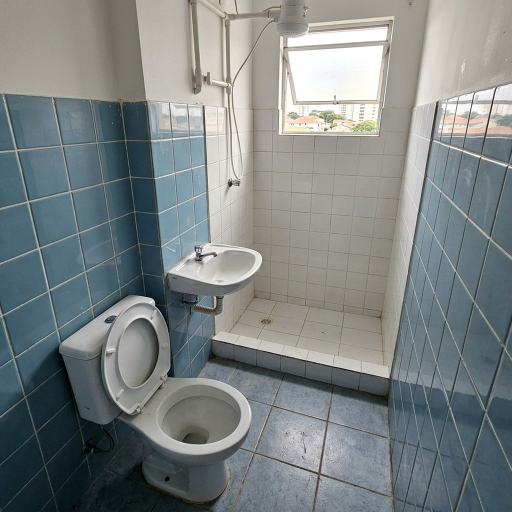
#> input picture modelos_casas/01_Casa_Palhoca_Pagani_3Q_2B/07_banheiro_02.jpg, 1024 x 1024 px, given in place of fachada_palhoca_pagani_01_1791768413727.jpg, which was not available (shown at 1/2 size)
$ python build_house_photos.py
#> lines starting #> are read from the running program, lines starting #| are printed output that depends on the picture; pictures that were not available may be replaced by others from this repository, and a replacement may not be noted
#> in process_facade, im is the input picture: PIL image 1024x1024 RGB; mean R, G, B 124.6, 131.4, 131.6
import os
import shutil
from PIL import Image, ImageEnhance

# Caminhos base
BASE_DIR = r"c:\Users\Cauã Felype\Documents\ConectaLead"
MODELOS_DIR = os.path.join(BASE_DIR, "modelos_casas")

# 15 Fachadas Unicas Confirmadas
FACADES = [
    # 01 Palhoca - Pagani
    r"C:\Users\Cauã Felype\.gemini\antigravity\brain\3d6c2e3e-6852-4291-b6e5-8bb3abc12f57\fachada_palhoca_pagani_01_1791768413727.jpg",
    # 02 Palhoca - Pedra Branca
    r"C:\Users\Cauã Felype\.gemini\antigravity\brain\3d6c2e3e-6852-4291-b6e5-8bb3abc12f57\fachada_pedra_branca_02_1791768472281.jpg",
    # 03 Palhoca - Passa Vinte
    r"C:\Users\Cauã Felype\.gemini\antigravity\brain\76a4cee6-431d-4d6b-b7ba-140af12ab0e8\teste_subagent_casa_1791768509196.jpg",
    # 04 Palhoca - Ponte do Imaruim
    r"C:\Users\Cauã Felype\.gemini\antigravity\brain\8cd912bc-5a6d-4f24-b213-6f2384b94e03\fachada_ponte_imaruim_04_1791768631514.jpg",
    # 05 Palhoca - Bela Vista
    r"C:\Users\Cauã Felype\.gemini\antigravity\brain\8cd912bc-5a6d-4f24-b213-6f2384b94e03\fachada_bela_vista_05_1791768653482.jpg",
    # 06 Palhoca - Aririu
    r"C:\Users\Cauã Felype\.gemini\antigravity\brain\8cd912bc-5a6d-4f24-b213-6f2384b94e03\fachada_aririu_06_1791768677633.jpg",
    # 07 Palhoca - Nova Palhoca
    r"C:\Users\Cauã Felype\.gemini\antigravity\brain\3d6c2e3e-6852-4291-b6e5-8bb3abc12f57\fachada_casa_simples_02_1791472718016.jpg",
    # 08 Palhoca - Madri
    r"C:\Users\Cauã Felype\.gemini\antigravity\brain\8e9d23dd-495d-456e-a9a2-65fd3df102a6\fachada_madri_08_1791768632737.jpg",
    # 09 Palhoca - Sao Sebastiao
    r"C:\Users\Cauã Felype\.gemini\antigravity\brain\8e9d23dd-495d-456e-a9a2-65fd3df102a6\fachada_sao_sebastiao_09_1791768655624.jpg",
    # 10 Palhoca - Jardim Eldorado
    r"C:\Users\Cauã Felype\.gemini\antigravity\brain\8e9d23dd-495d-456e-a9a2-65fd3df102a6\fachada_jardim_eldorado_10_1791768679709.jpg",
    # 11 Palhoca - Barra do Aririu
    r"C:\Users\Cauã Felype\.gemini\antigravity\brain\3d6c2e3e-6852-4291-b6e5-8bb3abc12f57\fachada_casa_simples_03_1791472805069.jpg",
    # 12 Palhoca - Praia de Fora
    r"C:\Users\Cauã Felype\.gemini\antigravity\brain\cd25e996-4fc9-4c8b-9bfe-746dc24889f9\fachada_praia_de_fora_12_1791768630024.jpg",
    # 13 Palhoca - Pagani 2
    r"C:\Users\Cauã Felype\.gemini\antigravity\brain\cd25e996-4fc9-4c8b-9bfe-746dc24889f9\fachada_pagani_dois_13_1791768650478.jpg",
    # 14 Sao Jose - Barreiros
    r"C:\Users\Cauã Felype\.gemini\antigravity\brain\cd25e996-4fc9-4c8b-9bfe-746dc24889f9\fachada_barreiros_14_1791768674582.jpg",
    # 15 Sao Jose - Forquilhinhas
    r"C:\Users\Cauã Felype\.gemini\antigravity\brain\3d6c2e3e-6852-4291-b6e5-8bb3abc12f57\fachada_casa_simples_04_1791472864146.jpg"
]

# Nomes das 15 pastas
HOUSE_FOLDERS = [
    "01_Casa_Palhoca_Pagani_3Q_2B",
    "02_Casa_Palhoca_Pedra_Branca_3Q_2B",
    "03_Casa_Palhoca_Passa_Vinte_3Q_2B",
    "04_Casa_Palhoca_Ponte_Imaruim_3Q_2B",
    "05_Casa_Palhoca_Bela_Vista_3Q_2B",
    "06_Casa_Palhoca_Aririu_3Q_2B",
    "07_Casa_Palhoca_Nova_Palhoca_3Q_2B",
    "08_Casa_Palhoca_Madri_3Q_2B",
    "09_Casa_Palhoca_Sao_Sebastiao_3Q_2B",
    "10_Casa_Palhoca_Jardim_Eldorado_3Q_2B",
    "11_Casa_Palhoca_Barra_Aririu_3Q_2B",
    "12_Casa_Palhoca_Praia_de_Fora_3Q_2B",
    "13_Casa_Palhoca_Pagani_2_3Q_2B",
    "14_Casa_Sao_Jose_Barreiros_3Q_2B",
    "15_Casa_Sao_Jose_Forquilhinhas_3Q_2B"
]

# Imagens base de comodos de alta resolucao
SALAS = [
    r"C:\Users\Cauã Felype\.gemini\antigravity\brain\3d6c2e3e-6852-4291-b6e5-8bb3abc12f57\sala_vazia_palhoca_01_1791768434030.jpg",
    r"C:\Users\Cauã Felype\.gemini\antigravity\brain\5184ac5b-3abe-41c1-af92-a1fd0eabdca6\sala_vazia_palhoca_02_1791768681803.jpg",
    r"C:\Users\Cauã Felype\.gemini\antigravity\brain\3d6c2e3e-6852-4291-b6e5-8bb3abc12f57\sala_vazia_simples_1791472415843.jpg"
]

COZINHAS = [
    r"C:\Users\Cauã Felype\.gemini\antigravity\brain\5e95fcef-b517-426e-bcdc-2a5c90d5953a\cozinha_vazia_palhoca_01_1791768684422.jpg",
    r"C:\Users\Cauã Felype\.gemini\antigravity\brain\3d6c2e3e-6852-4291-b6e5-8bb3abc12f57\cozinha_vazia_simples_1791472604621.jpg"
]

BANHEIROS = [
    r"C:\Users\Cauã Felype\.gemini\antigravity\brain\3d6c2e3e-6852-4291-b6e5-8bb3abc12f57\banheiro_simples_1791472448513.jpg",
    r"C:\Users\Cauã Felype\.gemini\antigravity\brain\3d6c2e3e-6852-4291-b6e5-8bb3abc12f57\banheiro_simples_02_1791472657166.jpg"
]

QUARTOS = [
    r"C:\Users\Cauã Felype\.gemini\antigravity\brain\3d6c2e3e-6852-4291-b6e5-8bb3abc12f57\quarto_vazio_simples_1791472165312.jpg",
    r"C:\Users\Cauã Felype\.gemini\antigravity\brain\3d6c2e3e-6852-4291-b6e5-8bb3abc12f57\quarto_vazio_02_1791472489604.jpg",
    r"C:\Users\Cauã Felype\.gemini\antigravity\brain\3d6c2e3e-6852-4291-b6e5-8bb3abc12f57\quarto_vazio_03_1791472534273.jpg"
]

def apply_photographic_variation(image_path, variant_index, target_size=(1024, 1024)):
    """Aplica variacoes fotograficas realistas (enquadramento, perspectiva e luz)."""
#> called with variant_index = 0, target_size = (1024, 1024)
    im = Image.open(image_path).convert("RGB")
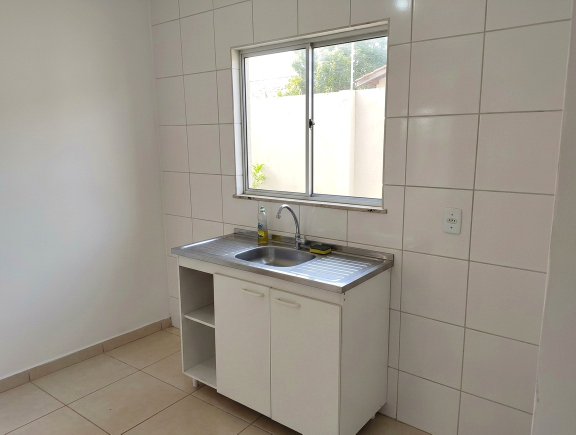
#> input picture modelos_casas/01_Casa_Palhoca_Pagani_3Q_2B/08_cozinha_vazia.jpg, 1152 x 869 px, given in place of sala_vazia_palhoca_01_1791768434030.jpg, which was not available (shown at 1/2 size)
#> im is the input picture: PIL image 1152x869 RGB; mean R, G, B 158.7, 152.7, 142.7
    w, h = im.size
#> w = 1152; h = 869

    # 5 modos de enquadramento fotografico realista
    mode = variant_index % 5

    if mode == 0:
        # Enquadramento geral aberto, ligeira margem de centralizacao
        crop_box = (int(w * 0.02), int(h * 0.02), int(w * 0.98), int(h * 0.98))
#> crop_box = (23, 17, 1128, 851)
        b_factor, c_factor, s_factor = 1.02, 1.03, 1.08
    elif mode == 1:
        # Foco na janela, iluminacao natural e acabamentos do lado direito
        crop_box = (int(w * 0.12), int(h * 0.04), w, int(h * 0.96))
        b_factor, c_factor, s_factor = 1.04, 1.01, 1.05
    elif mode == 2:
        # Foco na amplitude de chao, portas e corredores do lado esquerdo
        crop_box = (0, int(h * 0.05), int(w * 0.88), int(h * 0.98))
        b_factor, c_factor, s_factor = 1.01, 1.04, 1.07
    elif mode == 3:
        # Angulo com profundidade, valorizando piso e tomadas
        crop_box = (int(w * 0.06), int(h * 0.08), int(w * 0.94), h)
        b_factor, c_factor, s_factor = 1.03, 1.02, 1.06
    else:
        # Angulo aconchegante centralizado
        crop_box = (int(w * 0.05), int(h * 0.03), int(w * 0.95), int(h * 0.95))
        b_factor, c_factor, s_factor = 1.05, 1.03, 1.05

    cropped = im.crop(crop_box)
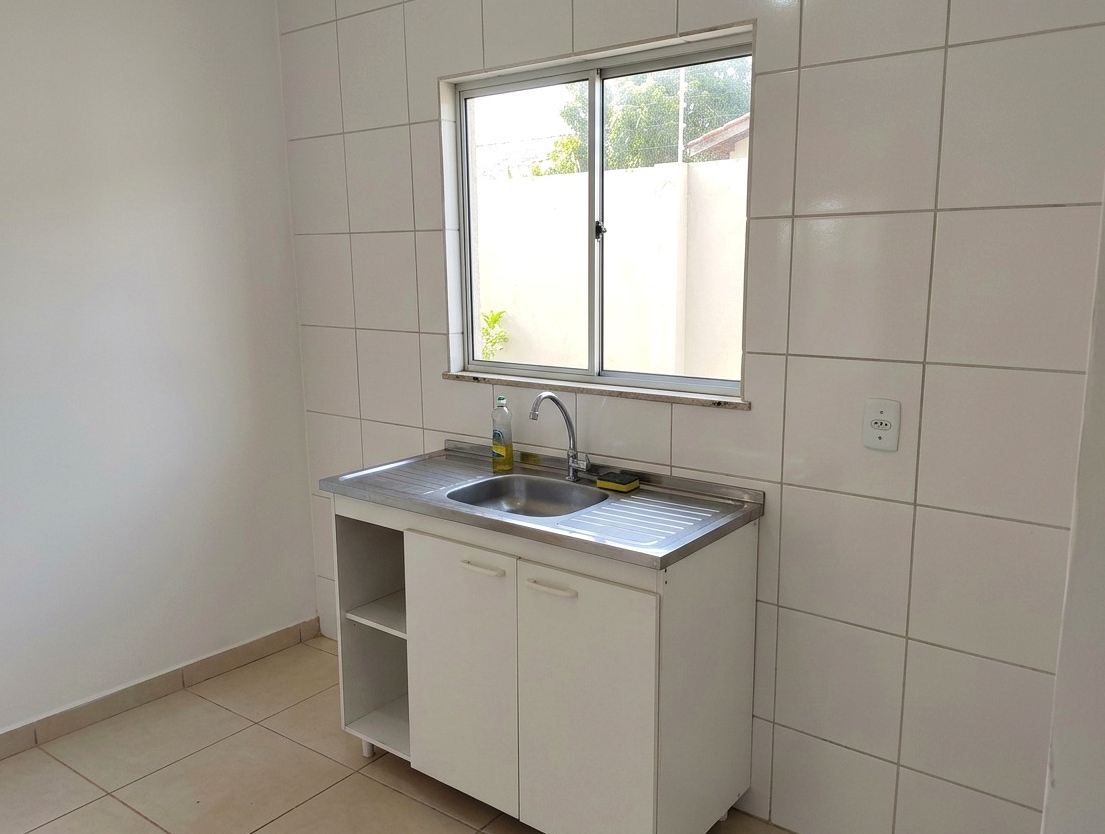
#> cropped: PIL image 1105x834 RGB; mean R, G, B 159.6, 153.6, 143.7
    resized = cropped.resize(target_size, Image.Resampling.LANCZOS)
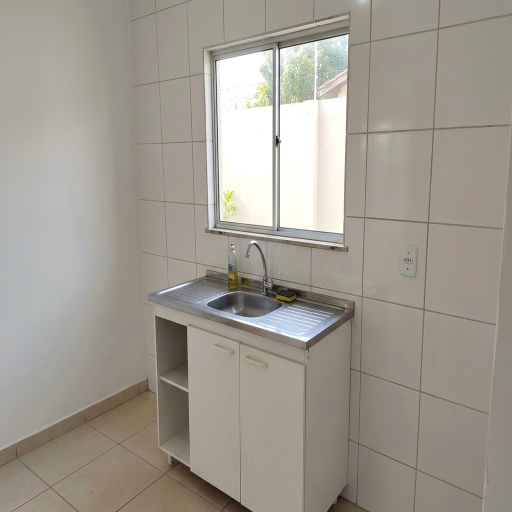
#> resized: PIL image 1024x1024 RGB (shown at 1/2 size); mean R, G, B 159.6, 153.6, 143.7

    # Ajustes finos de luminosidade, contraste e nitidez fotográfica
    if b_factor != 1.0:
        resized = ImageEnhance.Brightness(resized).enhance(b_factor)
    if c_factor != 1.0:
        resized = ImageEnhance.Contrast(resized).enhance(c_factor)
    if s_factor != 1.0:
        resized = ImageEnhance.Sharpness(resized).enhance(s_factor)

    return resized

def process_facade(facade_path, target_size=(1024, 1024)):
    """Processa a fachada garantindo qualidade maxima."""
    im = Image.open(facade_path).convert("RGB")
    enhancer = ImageEnhance.Sharpness(im)
    enhanced = enhancer.enhance(1.08)
    return enhanced

def main():
    print("Iniciando geracao e distribuicao das fotos para os 15 modelos...")

    for idx, folder_name in enumerate(HOUSE_FOLDERS):
        folder_path = os.path.join(MODELOS_DIR, folder_name)
        os.makedirs(folder_path, exist_ok=True)

        # 1. Fachada Unica
        facade_src = FACADES[idx]
        facade_img = process_facade(facade_src)
        facade_dst = os.path.join(folder_path, "01_fachada.jpg")
        facade_img.save(facade_dst, "JPEG", quality=95)
        print(f"[{idx+1}/15] {folder_name} -> Fachada salva: {os.path.basename(facade_src)}")

        # 2. Sala Vazia (Alterna entre as 3 bases de salas e aplica angulos especificos)
        sala_base = SALAS[idx % len(SALAS)]
        sala_img = apply_photographic_variation(sala_base, variant_index=idx)
        sala_dst = os.path.join(folder_path, "02_sala_vazia.jpg")
        sala_img.save(sala_dst, "JPEG", quality=93)

        # 3. Quarto 01 (Casal)
        qto1_base = QUARTOS[idx % len(QUARTOS)]
        qto1_img = apply_photographic_variation(qto1_base, variant_index=idx)
        qto1_dst = os.path.join(folder_path, "03_quarto_01.jpg")
        qto1_img.save(qto1_dst, "JPEG", quality=93)

        # 4. Quarto 02 (Filho / Solteiro)
        qto2_base = QUARTOS[(idx + 1) % len(QUARTOS)]
        qto2_img = apply_photographic_variation(qto2_base, variant_index=idx + 1)
        qto2_dst = os.path.join(folder_path, "04_quarto_02.jpg")
        qto2_img.save(qto2_dst, "JPEG", quality=93)

        # 5. Quarto 03 (Escritorio / Visitas)
        qto3_base = QUARTOS[(idx + 2) % len(QUARTOS)]
        qto3_img = apply_photographic_variation(qto3_base, variant_index=idx + 2)
        qto3_dst = os.path.join(folder_path, "05_quarto_03.jpg")
        qto3_img.save(qto3_dst, "JPEG", quality=93)

        # 6. Banheiro 01 (Social)
        banh1_base = BANHEIROS[idx % len(BANHEIROS)]
        banh1_img = apply_photographic_variation(banh1_base, variant_index=idx)
        banh1_dst = os.path.join(folder_path, "06_banheiro_01.jpg")
        banh1_img.save(banh1_dst, "JPEG", quality=93)

        # 7. Banheiro 02 (Suite / Segundo Banheiro)
        banh2_base = BANHEIROS[(idx + 1) % len(BANHEIROS)]
        banh2_img = apply_photographic_variation(banh2_base, variant_index=idx + 3)
        banh2_dst = os.path.join(folder_path, "07_banheiro_02.jpg")
        banh2_img.save(banh2_dst, "JPEG", quality=93)

        # 8. Cozinha Vazia
        coz_base = COZINHAS[idx % len(COZINHAS)]
        coz_img = apply_photographic_variation(coz_base, variant_index=idx)
        coz_dst = os.path.join(folder_path, "08_cozinha_vazia.jpg")
        coz_img.save(coz_dst, "JPEG", quality=93)

    print("Processamento concluido com sucesso! Todos os 15 modelos possuem 8 fotos unicas e personalizadas.")

if __name__ == "__main__":
#> (the run stopped early here; a loop or call above may not have finished)
